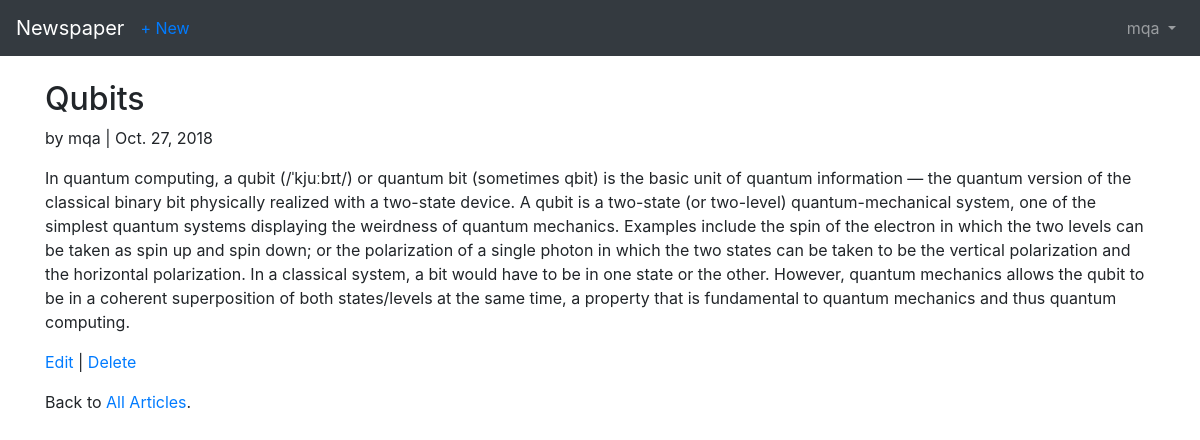
/articles/1/ (signed in), run on the app's committed database.
### users/models.py (models this page shows)
class CustomUser(AbstractUser):
    age = models.PositiveIntegerField(null=True, blank=True)

### articles/models.py (models this page shows, shortened)
class Article(models.Model):
    title = models.CharField(max_length=255)
    body = models.TextField()
    date = models.DateField(auto_now_add=True)
    author = models.ForeignKey(get_user_model(), on_delete=models.CASCADE)

### articles/views.py (the view)
class ArticleDetailView(LoginRequiredMixin, DetailView):  # new
    model = Article
    template_name = 'article_detail.html'
    login_url = 'login'

### templates/article_detail.html
{% extends 'base.html' %}
{% block content %}
<div class="article-entry">
    <h2>{{ object.title }}</h2>
    <p>by {{ object.author }} | {{ object.date }}</p>
    <p>{{ object.body }}</p>
</div>
<p><a href="{% url 'article_edit' article.pk %}">Edit</a> |
    <a href="{% url 'article_delete' article.pk %}">Delete</a></p>
<p>Back to <a href="{% url 'article_list' %}">All Articles</a>.</p>
{% endblock content %}

### templates/base.html (shortened to what this page needs)
<!doctype html>
<html lang="en">
<head>
    <link rel="stylesheet" href="https://stackpath.bootstrapcdn.com/bootstrap/4.1.3/css/bootstrap.min.css"
>
</head>
<body>
    <nav class="navbar navbar-expand-md navbar-dark bg-dark mb-4">
        <a class="navbar-brand" href="{% url 'home' %}">Newspaper</a>
        {% if user.is_authenticated %}
        <ul class="navbar-nav mr-auto">
            <li class="nav-item"><a href="{% url 'article_new' %}">+ New</a></li>
        </ul>
        {% endif %}
        <div class="collapse navbar-collapse" id="navbarCollapse">
            {% if user.is_authenticated %}
            <ul class="navbar-nav ml-auto">
                <li class="nav-item">
                    <a class="nav-link dropdown-toggle" href="#" id="userMenu" \ data-toggle="dropdown" aria-haspopup="true"
                        aria-expanded\="false">
                        {{ user.username }}
                    </a>
                </li>
            </ul>
            {% endif %}
        </div>
    </nav>
    <div class="container">
        {% block content %}
        {% endblock content %}
    </div>
</body>
</html>

### data on the page
CustomUser: username "mqa"
Article: title "Qubits", author "mqa", date "Oct. 27, 2018", body "In quantum computing, a qubit (/ˈkjuːbɪt/) or quantum bit (sometimes qbit) is the basic unit of quantum information — the quantum version of the classical binary bit physically realized with a two-state device. A qubit is a two-state (or two-level) quantum-mechanical system, one of the simplest quantum systems displaying the weirdness of quantum mechanics. Examples include the spin of the electron in which the two levels can be taken as spin up and spin down; or the polarization of a single photon in which the two states can be taken to be the vertical polarization and the horizontal polarization. In a classical system, a bit would have to be in one state or the other. However, quantum…"
